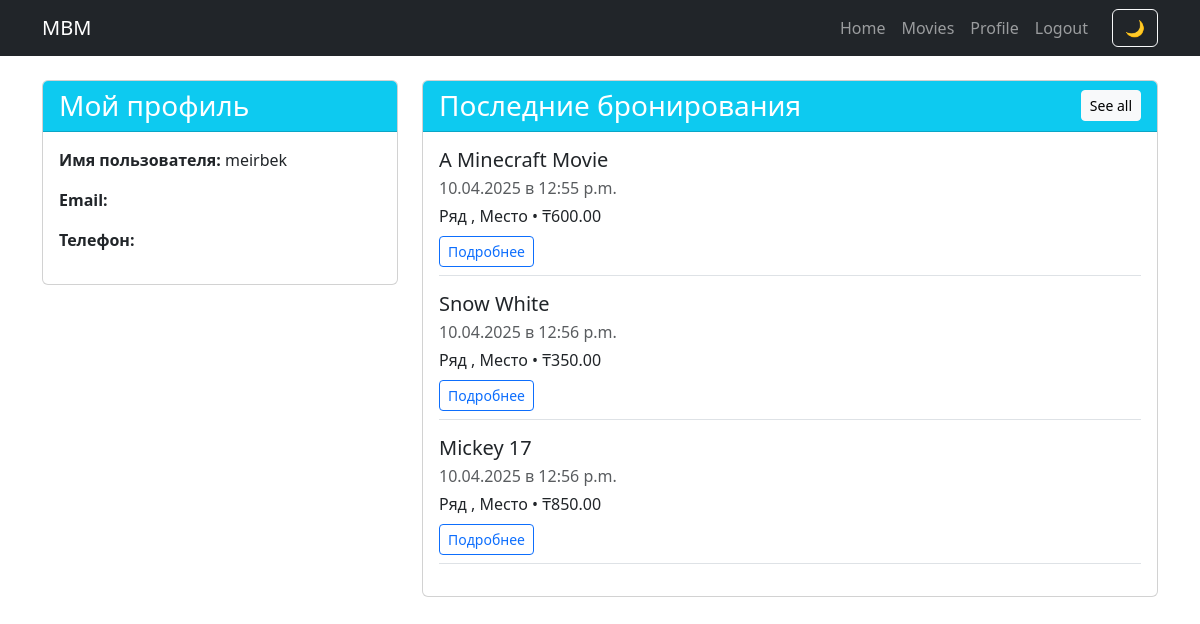
/profile/ (signed in), run on an earlier commit of the app's database.
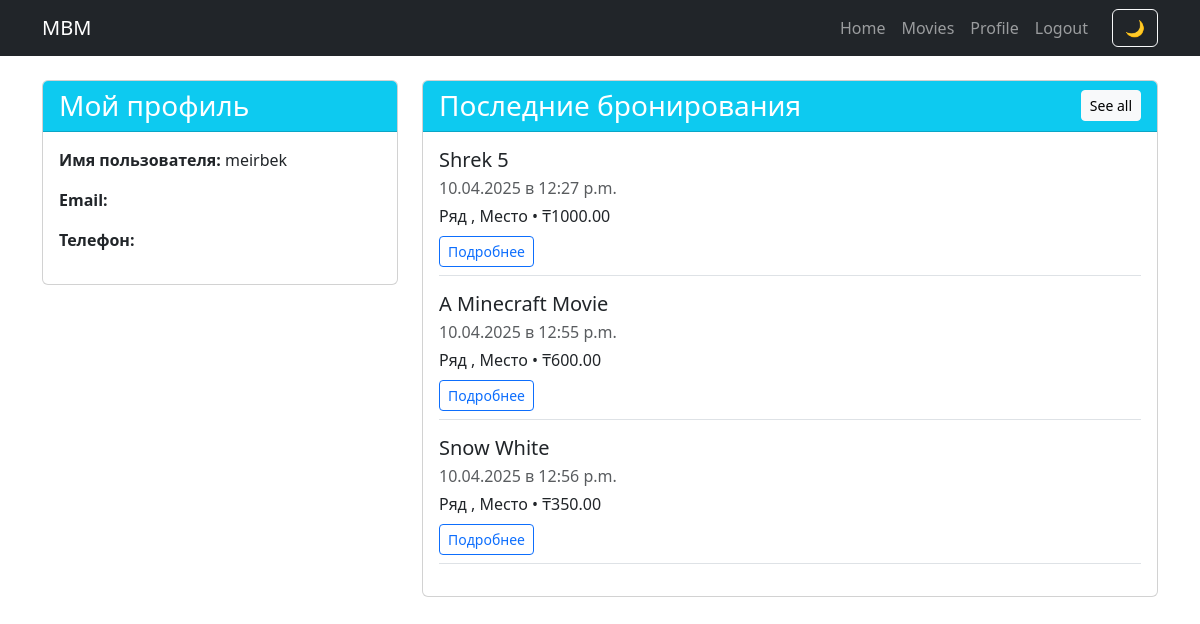
And on a later commit of the database.
### tickets/models.py (models this page shows, shortened)
class Booking(models.Model):
    showtime = models.ForeignKey('ShowTime', on_delete=models.CASCADE)
    user = models.ForeignKey(settings.AUTH_USER_MODEL, on_delete=models.CASCADE)
    seats = models.ManyToManyField('Seat')
    booking_time = models.DateTimeField(auto_now_add=True)
    total_price = models.DecimalField(
        max_digits=10,
        decimal_places=2,
        default=0.00,
        verbose_name="Общая стоимость"
    )
    qr_code = models.ImageField(upload_to='qr_codes/', blank=True, null=True)
    is_refunded = models.BooleanField(default=False, verbose_name="Возвращен?")

class ShowTime(models.Model):
    movie = models.ForeignKey('Movie', on_delete=models.CASCADE)
    hall = models.ForeignKey('CinemaHall', on_delete=models.CASCADE)
    start_time = models.DateTimeField()
    end_time = models.DateTimeField()
    price = models.DecimalField(
        max_digits=6,
        decimal_places=2,
        default=500.00,
        verbose_name="Цена билета (₸)"
    )

class Movie(models.Model):
    title = models.CharField(max_length=200)
    description = models.TextField()
    genres = models.ManyToManyField('Genre')
    director = models.CharField(max_length=100)
    actors = models.TextField(help_text="Перечисление через запятую")
    rating = models.FloatField(
        default=0.0,
        validators=[MinValueValidator(0.0), MaxValueValidator(10.0)],
        verbose_name="Рейтинг фильма"
    )
    vote_count = models.PositiveIntegerField(default=0)
    release_date = models.DateField()
    duration = models.PositiveIntegerField(help_text="Длительность в минутах")
    poster = models.ImageField(upload_to='posters/', default='posters/default.jpg')
    slug = models.SlugField(blank=True, unique=True)
    trailer_url = models.URLField(blank=True, null=True, help_text="Ссылка на трейлер YouTube")

### tickets/views.py (the view)
# urls.py: path('profile/', views.profile, name='profile'),
@login_required
def profile(request):
    bookings = Booking.objects.filter(user=request.user).order_by('-booking_time')
    return render(request, 'tickets/profile.html', {'bookings': bookings})

### tickets/templates/tickets/profile.html
{% extends 'tickets/base.html' %}
{% block content %}
<div class="row">
    <div class="col-md-4">
        <div class="card mb-4">
            <div class="card-header bg-info text-white">
                <h3 class="mb-0">Мой профиль</h3>
            </div>
            <div class="card-body">
                <p><strong>Имя пользователя:</strong> {{ user.username }}</p>
                <p><strong>Email:</strong> {{ user.email }}</p>
                <p><strong>Телефон:</strong> {{ user.phone }}</p>
            </div>
        </div>
    </div>
    <div class="col-md-8">
        <div class="card">
            <div class="card-header bg-info text-white d-flex justify-content-between align-items-center">
                <h3 class="mb-0">Последние бронирования</h3>
                <a href="{% url 'user-bookings' %}" class="btn btn-sm btn-light">See all</a>
            </div>
            <div class="card-body">
                {% if bookings %}
                {% for booking in bookings|slice:":3" %}
                <div class="border-bottom pb-2 mb-3">
                    <h5 class="mb-1">{{ booking.showtime.movie.title }}</h5>
                    <p class="mb-1 text-muted">
                        {{ booking.showtime.start_time|date:"d.m.Y" }} в {{ booking.showtime.start_time|time }}
                    </p>
                    <p class="mb-0">
                        Ряд {{ booking.seats.first.row }}, Место {{ booking.seats.first.number }} •
                        ₸{{ booking.total_price }}
                    </p>
                    <a href="{% url 'booking_detail' booking.id %}" class="btn btn-outline-primary btn-sm mt-2">Подробнее</a>
                </div>
                {% endfor %}
                {% else %}
                <div class="alert alert-info">У вас ещё нет бронирований.</div>
                {% endif %}
            </div>
        </div>
    </div>
</div>
{% endblock %}

What changed in the data, as far as the page shows it:
no longer on this page (row unchanged): Booking: showtime.movie "Mickey 17", showtime.start_time "10.04.2025", showtime.start_time "12:56 p.m.", total_price "850.00"
added Booking: showtime.movie "Shrek 5", showtime.start_time "10.04.2025", showtime.start_time "12:27 p.m.", total_price "1000.00"
